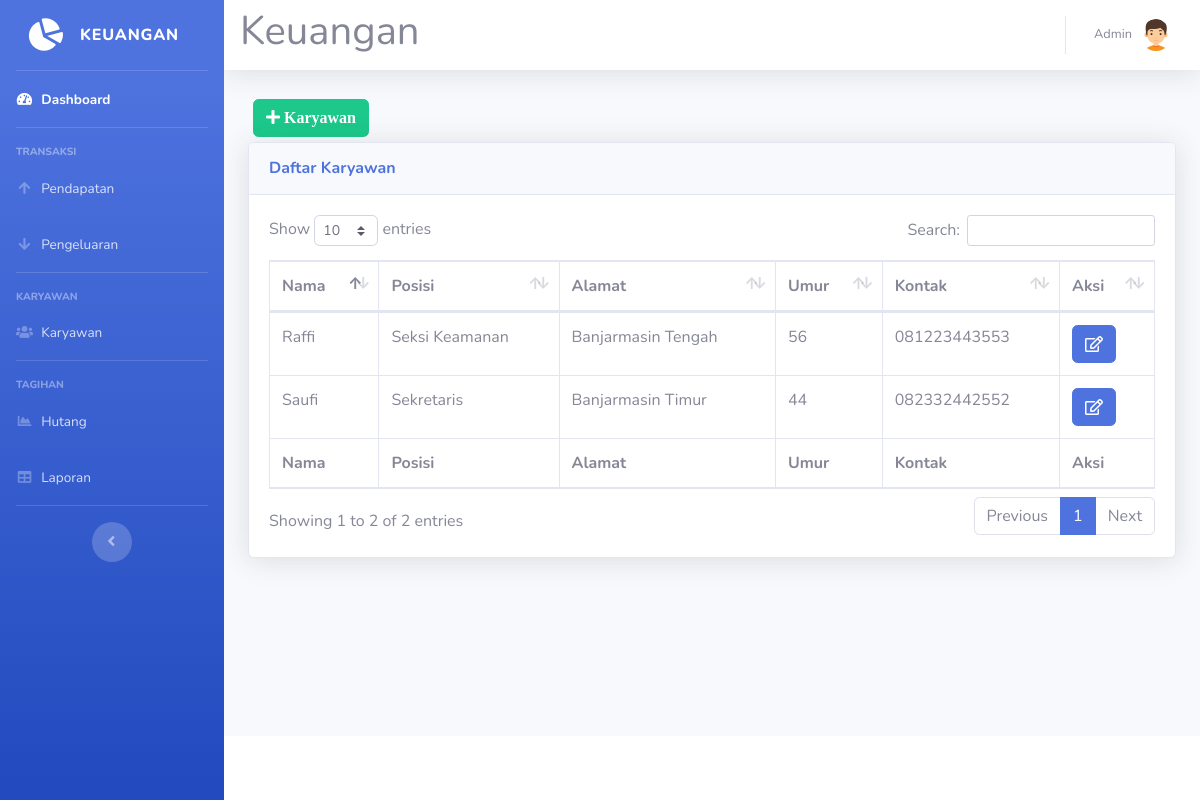
Screenshot of /karyawan.php (signed in) with the database file from the repository.
### tables this page shows
CREATE TABLE `karyawan` (
  `id_karyawan` int(11) NOT NULL,
  `nama` varchar(40) NOT NULL,
  `posisi` varchar(40) NOT NULL,
  `alamat` varchar(40) NOT NULL,
  `umur` int(11) NOT NULL,
  `kontak` varchar(40) NOT NULL
);

### karyawan.php (the view, shortened to what this page needs)
<!DOCTYPE html>
<html lang="en">
<head>
  <link href="vendor/fontawesome-free/css/all.min.css" rel="stylesheet" type="text/css">
  <link href="css/sb-admin-2.min.css" rel="stylesheet">
  <link href="vendor/datatables/dataTables.bootstrap4.min.css" rel="stylesheet">
</head>
<body id="page-top">
<?php require 'koneksi.php'; ?>
<?php require 'sidebar.php'; ?>
      <div id="content">
<?php require 'navbar.php'; ?>
        <div class="container-fluid">
<button type="button" class="btn btn-success" style="margin:5px" data-toggle="modal" data-target="#myModalTambah"><i class="fa fa-plus"> Karyawan</i></button><br>
          <div class="card shadow mb-4">
            <div class="card-header py-3">
              <h6 class="m-0 font-weight-bold text-primary">Daftar Karyawan</h6>
            </div>
            <div class="card-body">
              <div class="table-responsive">
                <table class="table table-bordered" id="dataTable" width="100%" cellspacing="0">
                  <thead>
                    <tr>
                      <th>Nama</th>
                      <th>Posisi</th>
                      <th>Alamat</th>
                      <th>Umur</th>
                      <th>Kontak</th>
                      <th>Aksi</th>
                    </tr>
                  </thead>
                  <tfoot>
                    <tr>
                      <th>Nama</th>
                      <th>Posisi</th>
                      <th>Alamat</th>
                      <th>Umur</th>
                      <th>Kontak</th>
                      <th>Aksi</th>
                    </tr>
                  </tfoot>
                  <tbody>
				  <?php
$query = mysqli_query($koneksi,"SELECT * FROM karyawan");
while ($data = mysqli_fetch_assoc($query))
{
?>
                    <tr>
                      <td><?=$data['nama']?></td>
                      <td><?=$data['posisi']?></td>
                      <td><?=$data['alamat']?></td>
                      <td><?=$data['umur']?></td>
                      <td><?=$data['kontak']?></td>
					  <td>
<a href="#" type="button" class=" fa fa-edit btn btn-primary btn-md" data-toggle="modal" data-target="#myModal<?php echo $data['id_karyawan']; ?>"></a>
</td>
</tr>
  </div>
<?php
}
?>
              </div>
            </div>
          </div>
        </div>
      </div>
<?php require 'footer.php'?>
</body>
</html>

### rows the page displays
karyawan: nama "Saufi", posisi "Sekretaris", alamat "Banjarmasin Timur", umur "44", kontak "082332442552"
karyawan: nama "Raffi", posisi "Seksi Keamanan", alamat "Banjarmasin Tengah", umur "56", kontak "081223443553"

### other values shown
$_SESSION['nama'] "Admin"
